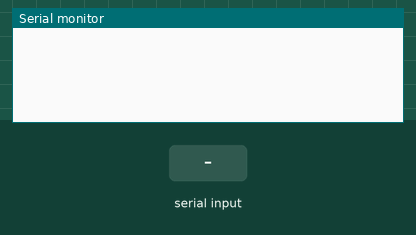
Simulated run of this sketch. Board: Arduino Uno, built with avr-gcc and run on an emulated ATmega328P. Shown: the last lines printed to the serial monitor. The test bench sets the inputs (shaded band).

Above: at 1.2 s.
1.3 s: "1" received over Serial
At 2.1 s:
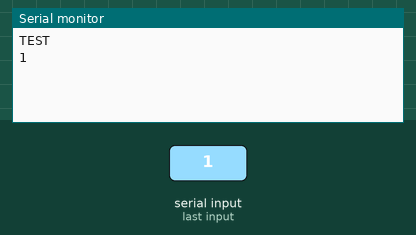
2.8 s: "0" received over Serial
At 3.3 s:
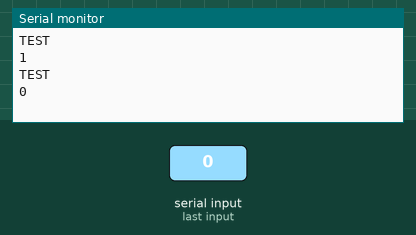
4.3 s: "2" received over Serial
At 5.6 s:
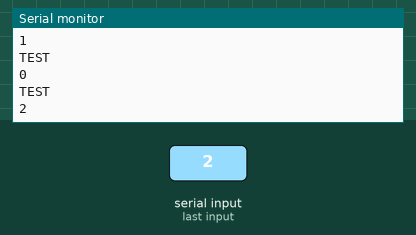

The sketch:

Command_Prompt_Basic_Program.ino
```cpp
char msg[30];

char message[3] = "red";
void setup() {
Serial.begin(9600);

}

void loop() {
while (!Serial.available());
delay(20);

for(int cnt =0; Serial.available(); cnt++)
{
  msg[cnt] = Serial.read();
}
Serial.println("TEST");
Serial.println(msg);

}
```

Measured:
- after the input at 1.3 s, the serial monitor: prints a new line at once (image 1)
- after the input at 2.8 s, the serial monitor: prints a new line at once (image 2)
- after the input at 4.3 s, the serial monitor: prints a new line at once (image 3)
